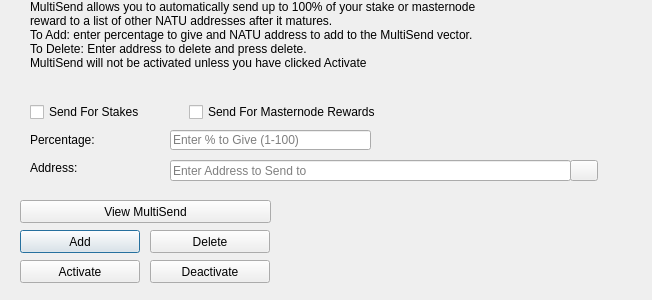
<?xml version="1.0" encoding="UTF-8"?>
<ui version="4.0">
 <class>MultiSendDialog</class>
 <widget class="QDialog" name="MultiSendDialog">
  <property name="windowModality">
   <enum>Qt::NonModal</enum>
  </property>
  <property name="geometry">
   <rect>
    <x>0</x>
    <y>0</y>
    <width>652</width>
    <height>300</height>
   </rect>
  </property>
  <property name="windowTitle">
   <string>MultiSend</string>
  </property>
  <widget class="QLineEdit" name="multiSendPercentEdit">
   <property name="geometry">
    <rect>
     <x>170</x>
     <y>130</y>
     <width>201</width>
     <height>20</height>
    </rect>
   </property>
   <property name="toolTip">
    <string>Enter whole numbers 1 - 100</string>
   </property>
   <property name="placeholderText">
    <string>Enter % to Give (1-100)</string>
   </property>
  </widget>
  <widget class="QLineEdit" name="multiSendAddressEdit">
   <property name="geometry">
    <rect>
     <x>170</x>
     <y>160</y>
     <width>401</width>
     <height>21</height>
    </rect>
   </property>
   <property name="toolTip">
    <string/>
   </property>
   <property name="placeholderText">
    <string>Enter Address to Send to</string>
   </property>
  </widget>
  <widget class="QLabel" name="label_2">
   <property name="geometry">
    <rect>
     <x>30</x>
     <y>0</y>
     <width>451</width>
     <height>121</height>
    </rect>
   </property>
   <property name="lineWidth">
    <number>1</number>
   </property>
   <property name="text">
    <string>MultiSend allows you to automatically send up to 100% of your stake or masternode reward to a list of other NATU addresses after it matures.
To Add: enter percentage to give and NATU address to add to the MultiSend vector.
To Delete: Enter address to delete and press delete.
MultiSend will not be activated unless you have clicked Activate</string>
   </property>
   <property name="alignment">
    <set>Qt::AlignLeading|Qt::AlignLeft|Qt::AlignTop</set>
   </property>
   <property name="wordWrap">
    <bool>true</bool>
   </property>
  </widget>
  <widget class="QLabel" name="message">
   <property name="geometry">
    <rect>
     <x>290</x>
     <y>200</y>
     <width>351</width>
     <height>91</height>
    </rect>
   </property>
   <property name="text">
    <string/>
   </property>
  </widget>
  <widget class="QPushButton" name="addButton">
   <property name="geometry">
    <rect>
     <x>20</x>
     <y>230</y>
     <width>120</width>
     <height>23</height>
    </rect>
   </property>
   <property name="toolTip">
    <string/>
   </property>
   <property name="statusTip">
    <string>Add to MultiSend Vector</string>
   </property>
   <property name="text">
    <string>Add</string>
   </property>
  </widget>
  <widget class="QPushButton" name="disableButton">
   <property name="geometry">
    <rect>
     <x>150</x>
     <y>260</y>
     <width>120</width>
     <height>23</height>
    </rect>
   </property>
   <property name="statusTip">
    <string>Deactivate MultiSend</string>
   </property>
   <property name="text">
    <string>Deactivate</string>
   </property>
  </widget>
  <widget class="QPushButton" name="addressBookButton">
   <property name="geometry">
    <rect>
     <x>570</x>
     <y>160</y>
     <width>28</width>
     <height>21</height>
    </rect>
   </property>
   <property name="toolTip">
    <string>Choose an address from the address book</string>
   </property>
   <property name="text">
    <string/>
   </property>
   <property name="icon">
    <iconset resource="../natu.qrc">
     <normaloff>:/icons/address-book</normaloff>:/icons/address-book</iconset>
   </property>
   <property name="shortcut">
    <string>Alt+A</string>
   </property>
   <property name="autoDefault">
    <bool>false</bool>
   </property>
  </widget>
  <widget class="QLabel" name="label">
   <property name="geometry">
    <rect>
     <x>30</x>
     <y>130</y>
     <width>121</width>
     <height>20</height>
    </rect>
   </property>
   <property name="toolTip">
    <string>Percentage of stake to send</string>
   </property>
   <property name="text">
    <string>Percentage:</string>
   </property>
  </widget>
  <widget class="QLabel" name="label_5">
   <property name="geometry">
    <rect>
     <x>30</x>
     <y>160</y>
     <width>111</width>
     <height>16</height>
    </rect>
   </property>
   <property name="toolTip">
    <string>Address to send portion of stake to</string>
   </property>
   <property name="text">
    <string>Address:</string>
   </property>
  </widget>
  <widget class="QPushButton" name="deleteButton">
   <property name="geometry">
    <rect>
     <x>150</x>
     <y>230</y>
     <width>120</width>
     <height>23</height>
    </rect>
   </property>
   <property name="toolTip">
    <string/>
   </property>
   <property name="statusTip">
    <string>Delete Address From MultiSend Vector</string>
   </property>
   <property name="text">
    <string>Delete</string>
   </property>
  </widget>
  <widget class="QPushButton" name="activateButton">
   <property name="geometry">
    <rect>
     <x>20</x>
     <y>260</y>
     <width>120</width>
     <height>23</height>
    </rect>
   </property>
   <property name="statusTip">
    <string>Activate MultiSend</string>
   </property>
   <property name="text">
    <string>Activate</string>
   </property>
  </widget>
  <widget class="QPushButton" name="viewButton">
   <property name="geometry">
    <rect>
     <x>20</x>
     <y>200</y>
     <width>251</width>
     <height>23</height>
    </rect>
   </property>
   <property name="toolTip">
    <string/>
   </property>
   <property name="statusTip">
    <string>View MultiSend Vector</string>
   </property>
   <property name="text">
    <string>View MultiSend</string>
   </property>
  </widget>
  <widget class="QWidget" name="horizontalLayoutWidget">
   <property name="geometry">
    <rect>
     <x>30</x>
     <y>100</y>
     <width>351</width>
     <height>24</height>
    </rect>
   </property>
   <layout class="QHBoxLayout" name="horizontalLayout">
    <item>
     <widget class="QCheckBox" name="multiSendStakeCheckBox">
      <property name="text">
       <string>Send For Stakes</string>
      </property>
     </widget>
    </item>
    <item>
     <widget class="QCheckBox" name="multiSendMasternodeCheckBox">
      <property name="text">
       <string>Send For Masternode Rewards</string>
      </property>
     </widget>
    </item>
   </layout>
  </widget>
 </widget>
 <resources>
  <include location="../natu.qrc"/>
 </resources>
 <connections/>
</ui>
